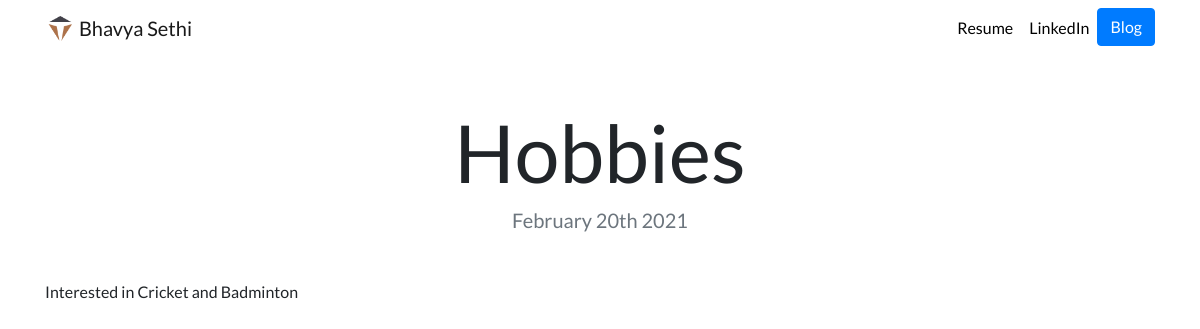
The app's page /blog/2/ with its own data.
### blog/models.py (models this page shows, shortened)
class Blog(models.Model):
    title = models.CharField(max_length=300)
    description = models.TextField(max_length=250)
    date = models.DateField()

### blog/views.py (the view)
# urls.py: path('<int:blog_id>/', views.detail, name='detail'),
def detail(request, blog_id):
    blog = get_object_or_404(Blog, pk=blog_id)
    return render(request, 'blog/detail.html', {'blog':blog})

### blog/templates/blog/detail.html
{% extends "portfolio/base.html" %}
{% load static %}
{% block content %}
<h1 class="text-center mt-5" id="blogdetailtitle">{{ blog.title }}</h1>
<h5 class="text-center text-muted mb-5">{{ blog.date|date:'F jS Y' }}</h5>
{{ blog.description|safe }}
{% endblock %}

### portfolio/static/portfolio/custom.css (style rules this page uses)
body { font-family: 'Lato', sans-serif; }
@media (min-width: 992px) { #blogdetailtitle { font-size: 5rem; } }

### records on screen
Blog: title "Hobbies", date "February 20th 2021", description "Interested in Cricket and Badminton"
